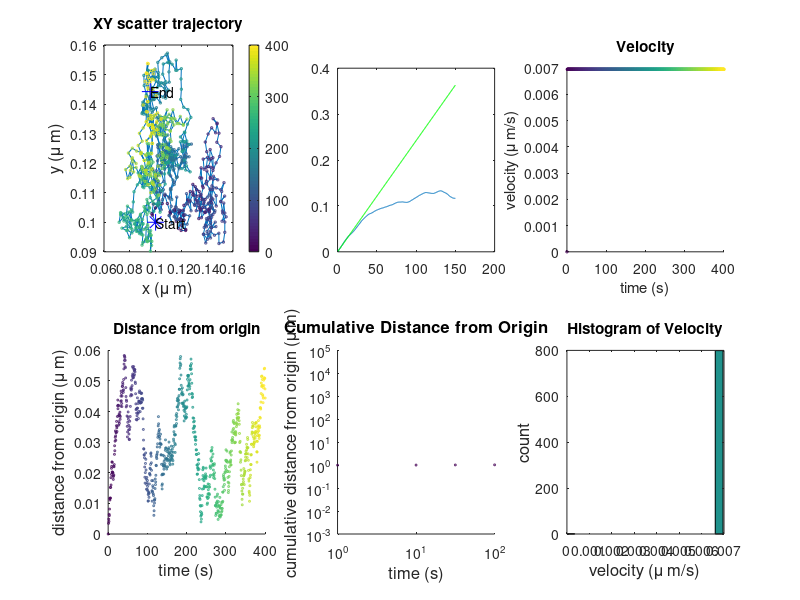

MATLAB code to generate this figure: (Note: this script raises an error after producing the figure.)
clear all, clc, close all

%% Initiate parameters

%%%%%%%%%%%%%%%%%%%%%%%%%%%%%%%%%%%%%%%%%%%%%%%%%%%%%%%%%%%%%%%%%%%%%%%%%

start=[1 1];                                % starting coordinates
num_steps=800;                              % number of steps
D=0.000605085473694187;                     % diffusion constant ?m2/s             


dt=0.5;                     % time step
dx=0.1;                     % pixel size
step_size=sqrt(4*D*dt);     % D=(dx^2)/dt --> in ?m  
% step_size=sqrt(D/dt);

figure('Position',[200 400 900 650])
h=gcf;
set(h,'PaperOrientation','landscape');
%%%%%%%%%%%%%%%%%%%%%%%%%%%%%%%%%%%%%%%%%%%%%%%%%%%%%%%%%%%%%%%%%%%%%%%%%
%% Calculate random walk

pos = zeros(num_steps,2);
pos(1,1)=start(1);
pos(1,2)=start(2);
pos(1,3)=0;

a = 1;       % randomize angle
b = 360;  
angle = (b-a).*rand(num_steps,1) + a;

for k=2:num_steps;
    
    pos(k,1)=(pos(k-1,1))+sin(angle(k))*step_size;      % pos in ?m
    pos(k,2)=(pos(k-1,2))+cos(angle(k))*step_size;      % pos in ?m
    pos(k,3)=k*dt;                                      % time in seconds
    
end

%% Plot Data

subplot(2,3,1)
line(pos(:,1)*dx,pos(:,2)*dx);hold on;
scatter(pos(:,1)*dx,pos(:,2)*dx,3,pos(:,3));hold on;
plot(pos(1,1)*dx,pos(1,2)*dx,'*b','MarkerSize',12);hold on;
text(pos(1,1)*dx,pos(1,2)*dx, 'Start');
plot(pos(length(pos),1)*dx,pos(length(pos),2)*dx,'+b','MarkerSize',12);hold on;
text(pos(length(pos),1)*dx,pos(length(pos),2)*dx,'End');hold on;
title('XY scatter trajectory');
xlabel('x (\mu m)', 'FontSize',12);
ylabel('y (\mu m)', 'FontSize',12);
box on;

c=colorbar%('northoutside');


%% Plot displacement from origin

dcum = zeros(num_steps,1);
dcum(1,1)=0;

for k=2:num_steps;
    
    d(k,1)=sqrt(((pos(k,1)-pos(1,1))^2)+((pos(k,2)-pos(1,2))^2));

    dcum(k)=d(k)+dcum(k-1);
end

subplot(2,3,4)
scatter(pos(:,3),d*dx,2,pos(:,3));
title('Distance from origin');
xlabel('time (s)', 'FontSize',12);
ylabel('distance from origin (\mu m)', 'FontSize',12);

subplot(2,3,5)
scatter(pos(:,3),dcum*dx,2,pos(:,3));
set(gca,'xscale','log')
set(gca,'yscale','log')
axis([1 100 0.001 1e5])
title('Cumulative Distance from Origin', 'FontSize',12);
xlabel('time (s)', 'FontSize',12);
ylabel('cumulative distance from origin (\mu m)', 'FontSize',12);

% %% Calculate MSD (from Nathanael)
% 
% tab(:,1)=pos(:,3); %1:1:length(pos);
% tab(:,2)=pos(:,1);
% tab(:,3)=pos(:,2);
% X=tab(:,2:3);
% 
% % dx=0.1;     % pixel size
% % dt=0.5;       % time step
% 
% % X=data(:,2:3);
% 
% frame=tab(:,1);
% frame=frame-min(frame);           % if it does not start with 0
% % frame=frame/dt;                 % frame in sec
% N=(max(frame)-min(frame)+1);      % number of frames
% 
% msd=zeros(1,N);
% Time = [0:N-1]*dt;
% f=zeros(1,N);
% 
% 
% % Find the frames that have been recorded
% 
% for j=0:N
%     if ~isempty(find(frame==j))
%         f(j+1)=find(frame==j,1);
%     end
% end
% 
% 
% 
% for i=1:N-1
%     c=0;
%     
%     for j=0:N-i-1
%         if f(i+j+1)>0 && f(j+1)>0
%             c=c+1;
%             msd(i+1)=msd(i+1)+ sum((X(f(i+j+1),:)-X(f(j+1),:)).^2 );
%         end
%     end
%     if c>0
%         msd(i+1)=msd(i+1)/c;
%     end
% end
% 
% 
% % msd=msd*dx^2%/dt;
% 
% subplot(2,3,2)
% scatter(Time,msd);hold on;
% title('Mean square displacement');
% xlabel('time step', 'FontSize',12);
% ylabel('MSD (\mu m^2)', 'FontSize',12);
% %axis([0 50 0 5]);
% % legend('Nathanael');
% % set(leg2,'FontSize',12);
% hold on;
% 
% % clear dt;

%% My MSD

frame=pos(:,3);
frame=frame/dt; % random walk generate in s --> transform to frames
frame=frame-min(frame);

% i = frame --> Reihe
% j = gap; --> Spalte

msd=zeros(max(frame), 50);
msd2=zeros(50, 3);

for i=1:1:max(frame);    % for all frames
    vx=find(frame == i);
    
    if isempty(vx)==1; % if frame does not exist, skip   
    else
        
    
    for j=1:300; % time gap
    
    if vx+j>length(pos) || i+j~=frame(vx+j) % if point plus gap exeeds lentgh, skip
    
        msd(i,j)=0;
    
    else
        
        msd(i,j)=((pos(vx,1)-pos(vx+j,1))^2)+((pos(vx,2)-pos(vx+j,2))^2);
    
%         msd2(j,1)=j;
%         msd2(j,2)=mean(nonzeros(msd(:,j)));
%         msd2(j,3)=std(nonzeros(msd(:,j)));
    end
    
    end
        
    end
    
end

for m=1:300;
    
        msd2(m,1)=m;
        msd2(m,2)=mean(nonzeros(msd(:,m)));
        msd2(m,3)=std(nonzeros(msd(:,m)));
        
end


msd2(:,4)=msd2(:,2);        % mean msd per second
msd2(:,5)=msd2(:,1)*dt;     % lag time in second
msd2(:,6)=msd2(:,3);        % error msd per second

subplot(2,3,2)
% scatter(msd2(:,5),msd2(:,4)); hold on;
% errorbar(msd2(:,5),msd2(:,4),msd2(:,6)); hold on;
plot(msd2(:,5),msd2(:,4)); hold on;
plot(msd2(:,5),4*D*msd2(:,5),'-g')

%% Velocity

vel=zeros(length(pos),1);

for k=2:num_steps;
    
    vel(k,1)=sqrt(((pos(k,1)-pos(k-1,1))^2)+((pos(k,2)-pos(k-1,2))^2));

    
end

vel=vel*dx/dt; % vel in ?m/s
subplot(2,3,3)
scatter(pos(:,3),vel,3,pos(:,3));
title('Velocity');
xlabel('time (s)');
ylabel('velocity (\mu m/s)');


subplot(2,3,6)
hist(vel,20)
title('Histogram of Velocity');
xlabel('velocity (\mu m/s)', 'FontSize',12);
ylabel('count', 'FontSize',12);

%% Calculate confinement

% generate variable frame

frame=pos(:,3);             % time step in seconds
frame=frame/dt;             % time step in frames
frame=frame-min(frame);     % starting from 0
frame(1,1)=1;               % starting from 1

% i = frame --> Reihe
% j = gap; --> Spalte

prob=[];    %zeros(max(frame), 5);
prob2=[];   %zeros(5, 2);
d=[];
vx=[];
vy=[];


for i=1:max(frame)-4;    % for all frames
    vx=find(frame == i);
    
    if isempty(vx)==1;                   % if frame does not exist, skip   
    else
        
    c=1; 
    for j=1:30;                                         % segment length
          
        vy=find(frame <= (i+j) & frame >= i );         % select segment
        subset(:,1)=pos(vy);                           % define segment as subset
        subset(:,2)=pos(vy,2);
        
        if length(vy)==1;   % if subset is only 1 frame --> distance is 0
                     R=0;
        else    
        
            for k=2:length(subset);
            
                 d(k,1)=sqrt(((subset(k,1)-subset(1,1))^2)+((subset(k,2)-subset(1,2))^2));   
                 R=max(d);
        
            end
        
                                                                % maximum distance within subset
        prob(i:(i+j),c)=0.2048-2.5117*((D*j)./(R^2));               % probability within subset

        clear subset
        end
    
    c=c+1;    
        
    end
    clear vx vy R d c;
    
    end
   
end
clear subset

for l=1:length(prob)
    
prob2(l,1)=l;
prob2(l,2)=mean(nonzeros(prob(l,:))); % this is omega

end


L=[];

for i=1:length(prob2)
    
    if 10.^(prob2(i,2))>0.1
       L(i,1)=0;
       
    else
        
        L(i,1)=((prob2(i,2))*(-1)-1);
        
    end
L(i,2)=i;
    
end

s1=smooth(D*prob2(:,1)*dt,prob2(:,2),0.05,'loess');
s2=smooth(prob2(:,1)*dt,10.^(prob2(:,2)),0.05,'loess');
s3=smooth(L(:,2)*dt, L(:,1),0.05,'loess');


figure('Position',[200 20 900 300])
h=gcf;
set(h,'PaperOrientation','landscape');

subplot(1,3,1)
plot(D*prob2(:,1)*dt,prob2(:,2));hold on;
plot(D*prob2(:,1)*dt,s1,'-r');
xlabel('Dt/R^2','FontSize',12);
ylabel('mean log(\psi)','FontSize',12);

subplot(1,3,2)
plot(prob2(:,1)*dt,10.^(prob2(:,2)));hold on;
plot(prob2(:,1)*dt,s2,'-r');
xlabel('time (s)','FontSize',12);
ylabel('mean \psi','FontSize',12);

subplot(1,3,3)
plot(L(:,2)*dt, L(:,1)); hold on;
plot(L(:,2)*dt, s3,'-r');       
xlabel('time (s)','FontSize',12);
ylabel('probability level L','FontSize',12);


%% Smoothed curves

figure('Position',[200 20 900 300])
h=gcf;
set(h,'PaperOrientation','landscape');

subplot(1,3,1)
% plot(D*prob2(:,1)*dt,prob2(:,2));hold on;
plot(D*prob2(:,1)*dt,s1,'-r');
xlabel('Dt/R^2','FontSize',12);
ylabel('mean log(\psi)','FontSize',12);

subplot(1,3,2)
% plot(prob2(:,1)*dt,10.^(prob2(:,2)));hold on;
plot(prob2(:,1)*dt,s2,'-r');
xlabel('time (s)','FontSize',12);
ylabel('mean \psi','FontSize',12);

subplot(1,3,3)
% plot(L(:,2)*dt, L(:,1)); hold on;
plot(L(:,2)*dt, s3,'-r');       
xlabel('time (s)','FontSize',12);
ylabel('probability level L','FontSize',12);


